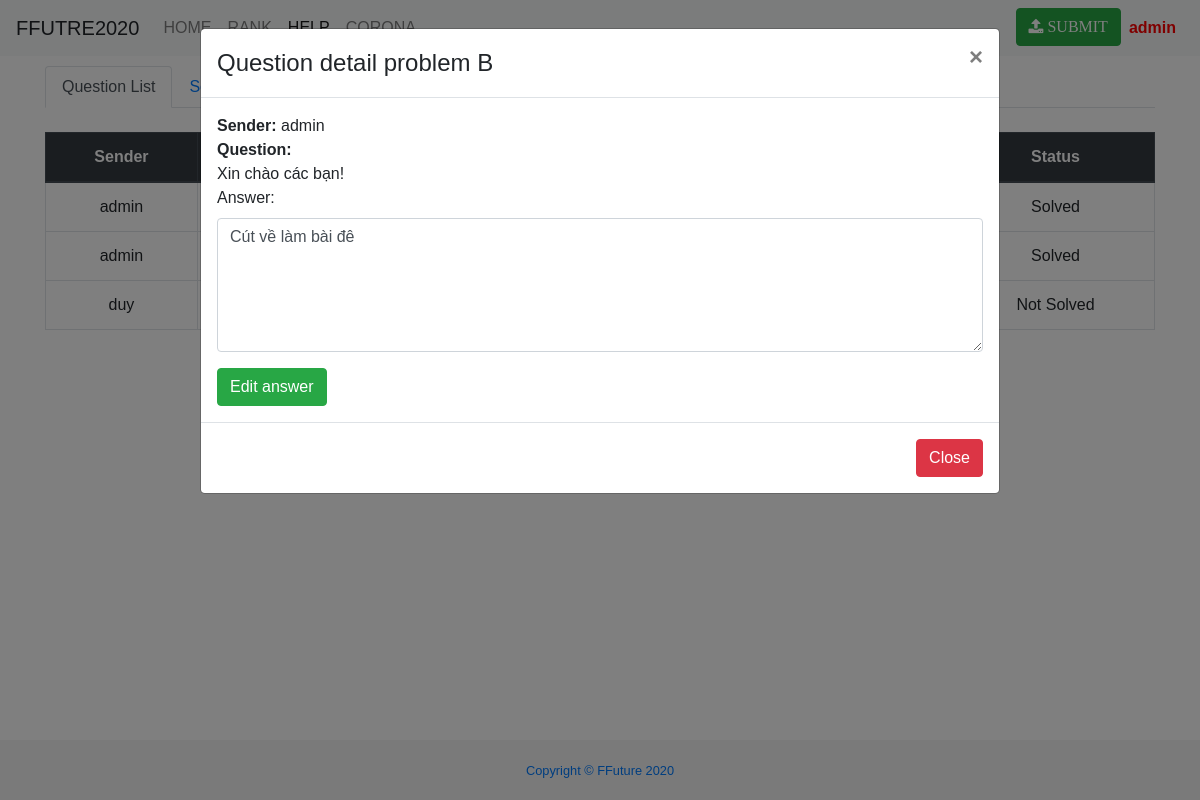
The app's page /?CBHT=help&dataid=1 (signed in) with its own data.
### tables this page shows
CREATE TABLE `members` (
  `id` int(11) NOT NULL,
  `username` varchar(128) NOT NULL,
  `password` varchar(32) NOT NULL,
  `email` varchar(255) NOT NULL,
  `Name` varchar(255) NOT NULL,
  `admin` int(1) NOT NULL DEFAULT '0'
);

CREATE TABLE `cauhoi` (
  `id` int(11) NOT NULL,
  `username` varchar(50) NOT NULL,
  `mabai` varchar(10) NOT NULL,
  `question` text NOT NULL,
  `answer` text NOT NULL,
  `status` int(11) NOT NULL DEFAULT '0'
);

### help.php (the view, shortened to what this page needs)
<?php
include_once "dulieu/header.php";
?>
    <div class=container>
<?php
    if (isset($_SESSION['user_id'])) {
        $user_id    = intval($_SESSION['user_id']);
        $sql_query  = "SELECT * FROM members WHERE id='{$user_id}'";
        $member1    = $conn->query($sql_query);
        $member     = $member1->fetch_assoc();
        $sql_query  = "SELECT * FROM cauhoi";
        $cauhoi1    = $conn->query($sql_query);
        $arr = array();
        while ($cauhoi     = mysqli_fetch_row($cauhoi1)) {
            array_push($arr, $cauhoi);
        }
        if (!isset($_GET['act']) && $_GET['act'] != "do1" && $_GET['act'] != "do") {
                    ?>
                <ul class="nav nav-tabs">
                    <li class="nav-item">
                    <a class="nav-link active" data-toggle="tab" href="#home">Question List</a>
                    </li>
                    <li class="nav-item">
                    <a class="nav-link" data-toggle="tab" href="#menu1">Send a question</a>
                    </li>
                </ul>
                <div class="tab-content">
                    <div id="home" class="tab-pane active">
                        <br>
                        <table class="table table-bordered table-hover">
                        <thead class="thead-dark">
                          <tr>
                            <th><center>Sender</center></th>
                            <th><center>Problem</center></th>
                            <th><center>Question</center></th>
                            <th><center>Answer</center></th>
                            <th><center>Status</center></th>
                          </tr>
                        </thead>
                        <tbody>
                            <?php
                            for ($i=0; $i<sizeof($arr); $i++) {
                                if ($arr[$i][5]) {
                                    $arr[$i][5] = "Solved";
                                } else {
                                    $arr[$i][5] = "Not Solved";
                                }
                            ?>
                                <tr>
                                <td><?php echo $arr[$i][1] ?></td>
                                <td><?php echo $arr[$i][2] ?></td>
                                <td><div class="a"><a href="?CBHT=help&dataid=<?php echo $i;?>"><?php echo $arr[$i][3] ?></a></div></td>
                                <td><div class="a"><?php echo $arr[$i][4] ?></div></td>
                                <td><?php echo $arr[$i][5] ?></td>
                                </tr>
                            <?php
                            }
                            ?>
                        </tbody>
                        </table>
                        <?php
                            if (isset($_GET['dataid'])) {
                                $data = $arr[$_GET['dataid']];
                                ?>
                                <div class="modal fade" id="myModal">
                                <div class="modal-dialog modal-lg">
                                  <div class="modal-content">
                                    <div class="modal-header">
                                      <h4 class="modal-title">Question detail problem <?php echo $data[2]; ?> </h4>
                                      <button type="button" class="close" data-dismiss="modal">&times;</button>
                                    </div>
                                    <div class="modal-body">
                                        <?php
                                        echo "<b>Sender: </b>";
                                        echo $data[1];
                                        echo "<br><b>Question:</b><br>".$data[3];
                                        echo "<form action='' id='usrform' method='post'>";
                                        if ($member['admin'] == 1) {
                                            echo"<div class='form-group'><label>Answer:</label><textarea class='form-control' rows='5' id='answer' name='answer' form='usrform' required>".$data[4]."</textarea></div>
                                            <input type='submit' class='btn btn-success' value='Edit answer' name='submit'></form>";
                                        } else {
                                            echo"<div class='form-group'><label>Answer:</label><textarea readonly class='form-control' rows='5' id='answer' name='answer' form='usrform'>".$data[4]."</textarea></div></form>";
                                        }
                                        ?>
                                    </div>
                                    <div class="modal-footer">
                                      <button type="button" class="btn btn-danger" data-dismiss="modal">Close</button>
                                    </div>
                                  </div>
                                </div>
                              </div>
                                <?php
                            }
                        ?>
                    </div>
                </div>
                <?php
        }
    } else {
        echo "Please login to continue!";
    }
?>
    </div>

### dulieu/header.php (shortened to what this page needs)
<?php
require_once("mysql.php");
?>
<!DOCTYPE html>
<html lang="vi">
<head>
    <link href="css/bootstrap.min.css" rel="stylesheet">
    <link href="css/style.css" rel="stylesheet">
    <link href="font-awesome/css/font-awesome.min.css" rel="stylesheet" type="text/css">
</head>
<body>
    <nav class="navbar navbar-expand-lg navbar-light bg-light fixed-top">
      <a class="navbar-brand">FFUTRE2020</a>
      <div class="collapse navbar-collapse" id="navbarTogglerDemo02">
        <ul class="navbar-nav mr-auto mt-2 mt-lg-0">
            <li <?php if (($_GET["CBHT"])==""){echo 'class="active"';} ?>>
                <a class="nav-link" href="./">HOME</a>
            </li>
            <li <?php if (($_GET["CBHT"])=="rank"){echo 'class="active"';} ?>>
                <a class="nav-link" href="./?CBHT=rank">RANK</a>
            </li>
            <li <?php if (($_GET["CBHT"])=="help"){echo 'class="active"';} ?>>
                <a class="nav-link" href="./?CBHT=help">HELP</a>
            </li>
            <li>
                <a class="nav-link" href="./corona.php">CORONA</a>
            </li>
        </ul>
            <ul class="nav navbar-nav navbar-right">
                <?php
                    if (isset($_SESSION['user_id']) || $_SESSION['user_id'] )
                    {
                        echo "<li "; if (($_GET["CBHT"])=="submit"){echo 'class="active"';} echo">
                        <a class='btn btn-success' href='./?CBHT=submit'><div class='fa fa-upload'> SUBMIT</div></a></li>";
                    }
                    $user_id = intval($_SESSION['user_id']);
                    $sql_query = "SELECT * FROM members WHERE id='{$user_id}'";
                    $member1 = $conn->query($sql_query);
                    $member = $member1->fetch_assoc();
                    if($member['Name'] != '') {
                        echo "
                        <div class='dropdown'>
                        <a class='nav-link' data-toggle='dropdown' href=>{$member['Name']}</a>
                        <div class='dropdown-menu dropdown-menu-right'>
                        <a class='dropdown-item' href='./?CBHT=edit'><div class='fa fa-refresh'> Change password</div></a>
                        "?> <?php if ($_SESSION['user_admin'] == 1)
                        {
                            echo "<a class='dropdown-item' href='./?CBHT=time'><div class='fa fa-edit'> Edit contest</div></a>
                            <a class='dropdown-item' href='./?CBHT=register'><div class='fa fa-user'> Add User</div></a>";
                        }?>
                        <?php echo
                        "
                        <div class='dropdown-divider'></div>
                        <a class='dropdown-item' href='./?CBHT=thoat'><div class='fa fa-sign-out'>Log out</div></a>
                        </div>
                        </div>
                        ";
                    }
                ?>
            </ul>
      </div>
    </nav>
    <div class='main'>

### css/style.css (style rules this page uses)
body { font-family: "Arial", sans-serif; }
td { text-align: center; }
div.a { text-align: left; white-space: nowrap; width: 150; overflow: hidden; text-overflow: ellipsis; }
.main { padding: 16px; margin-top: 50px; margin-bottom: 50px; }

### records on screen
members: Name "admin"
cauhoi: username "admin", i "Solved"
cauhoi: username "admin", i "Solved", mabai "B", question "Xin chào các bạn!", answer "Cút về làm bài đê"
cauhoi: username "duy", i "Not Solved"
